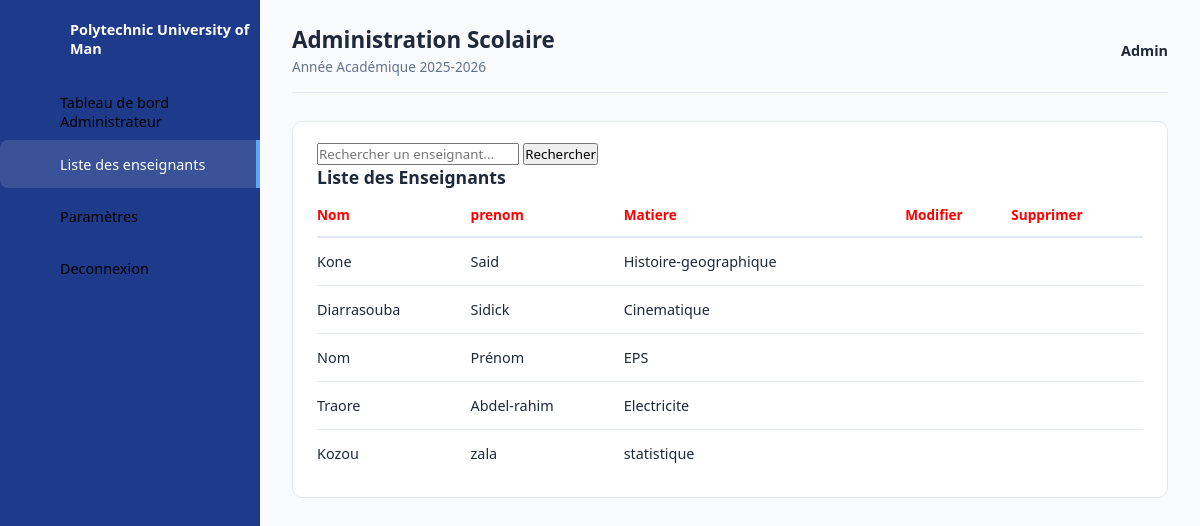
The page /liste_professeur/ on the database as committed earlier.
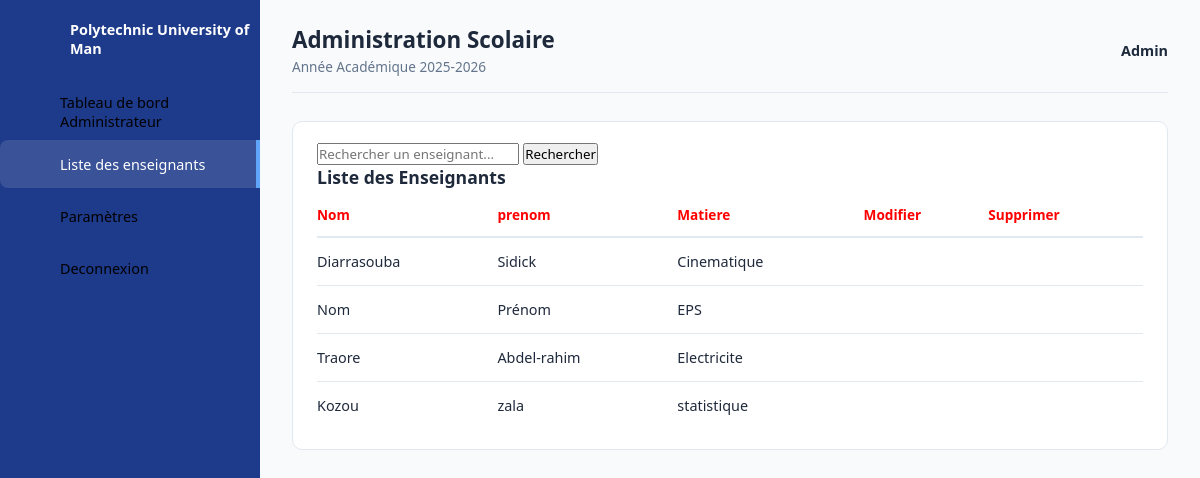
The same page on the database as committed later.
### new_project/models.py (models this page shows, shortened)
class Professeur (models.Model):
    nom=models.CharField(max_length=100)
    prenom =models.CharField(max_length=100)
    age=models.IntegerField(default=0)
    classe = models.ForeignKey(Classes, on_delete=models.SET_NULL,null=True,blank=True)
    matiere =models.ForeignKey (Matieres, on_delete=models.SET_NULL,null=True, blank=True)
    id_user =models.OneToOneField(Utilisateur, on_delete=models.CASCADE, related_name='professeur' , null=True )
    class Meta:
        verbose_name = "Professeur"
        verbose_name_plural = "Professeurs"

class Matieres (models.Model):
    nom=models.CharField(max_length=50)
    class Meta:
        verbose_name = "Matière"
        verbose_name_plural = "Matieres"
    def __str__(self):
        return self.nom

### new_project/views.py (the view)
# urls.py: path("liste_professeur/", liste_professeur, name='liste_professeur'),
def liste_professeur(request):
    recherche = request.GET.get('recherche')
    if recherche:
        professeurs = Professeur.objects.filter(
            nom__icontains=recherche
        )
    else:
        professeurs = Professeur.objects.all()
    context = {
        'professeurs': professeurs,
        'recherche': recherche
    }
    return render(
        request,
        'liste_professeur.html',
        context
    )

### templates/liste_professeur.html (shortened to what this page needs)
{% load static %}
<!DOCTYPE html>
<html lang="fr">
<head>
    <link rel="stylesheet" href="{% static 'css/dashboardadmin.css' %}?v=2.0">
</head>
<body>
<div class="container">
    <aside class="navigation">
        <ul>
            <li class="brand">
                <a href="#">
                    <span class="titre">
                        Polytechnic University of Man
                    </span>
                </a>
            </li>
            <li>
                <a href="{% url 'dashboardadmin' %}">
                    <span class="titre">
                        Tableau de bord Administrateur
                    </span>
                </a>
            </li>
            <li class="active">
                <a href="{% url 'liste_professeur' %}">
                    <span class="titre">
                        Liste des enseignants
                    </span>
                </a>
            </li>
            <li>
                <a href="{% url 'parametres' %}">
                    <span class="titre">Paramètres</span>
                </a>
            </li>
            <li class="logout">
                <a href="{% url 'deconnexion' %}">
                    <span class="titre"> Deconnexion </span>
                </a>
            </li>
        </ul>
    </aside>
    <main class="main-content">
        <header class="topbar">
            <div>
                <h2>
                    Administration Scolaire
                </h2>
                <p class="subtitle">
                    Année Académique 2025-2026
                </p>
            </div>
            <div class="user-profile">
                <span>  Admin</span>
            </div>
        </header>
        <section class="details">
            <div class="recent-orders">
                <form method="GET" class="search-form">
                    <input
                        type="text"
                        name="recherche"
                        placeholder="Rechercher un enseignant..."
                        value="{{ request.GET.recherche }}"
                    >
                    <button type="submit"> Rechercher</button>
                </form>
                <div class="card-header">
                    <h3>
                        Liste des Enseignants
                    </h3>
                </div>
                <table>
                    <thead>
                        <tr>
                            <td class="lock">Nom</td>
                            <td class="lock">prenom </td>
                            <td class="lock">Matiere</td>
                            <td class="lock">Modifier</td>
                            <td class="lock">Supprimer</td>
                        </tr>
                    </thead>
                    <tbody>
                        {% for professeur in professeurs %}
                        <tr>
                            <td>
                                {{ professeur.nom }}
                            </td>
                            <td>
                                {{ professeur.prenom }}
                            </td>
                            <td>
                                {{ professeur.matiere }}
                            </td>
                            <td>
                            </td>
                            <td>
                            </td>
                        </tr>
                        {% empty %}
                        <tr>
                            <td colspan="5">
                                Aucun enseignant trouvé.
                            </td>
                        </tr>
                        {% endfor %}
                    </tbody>
                </table>
            </div>
        </section>
    </main>
</div>
</body>
</html>

Rows that differ between the two databases and show on the page:
removed Professeur: nom "Kone", prenom "Said", matiere "Histoire-geographique"
